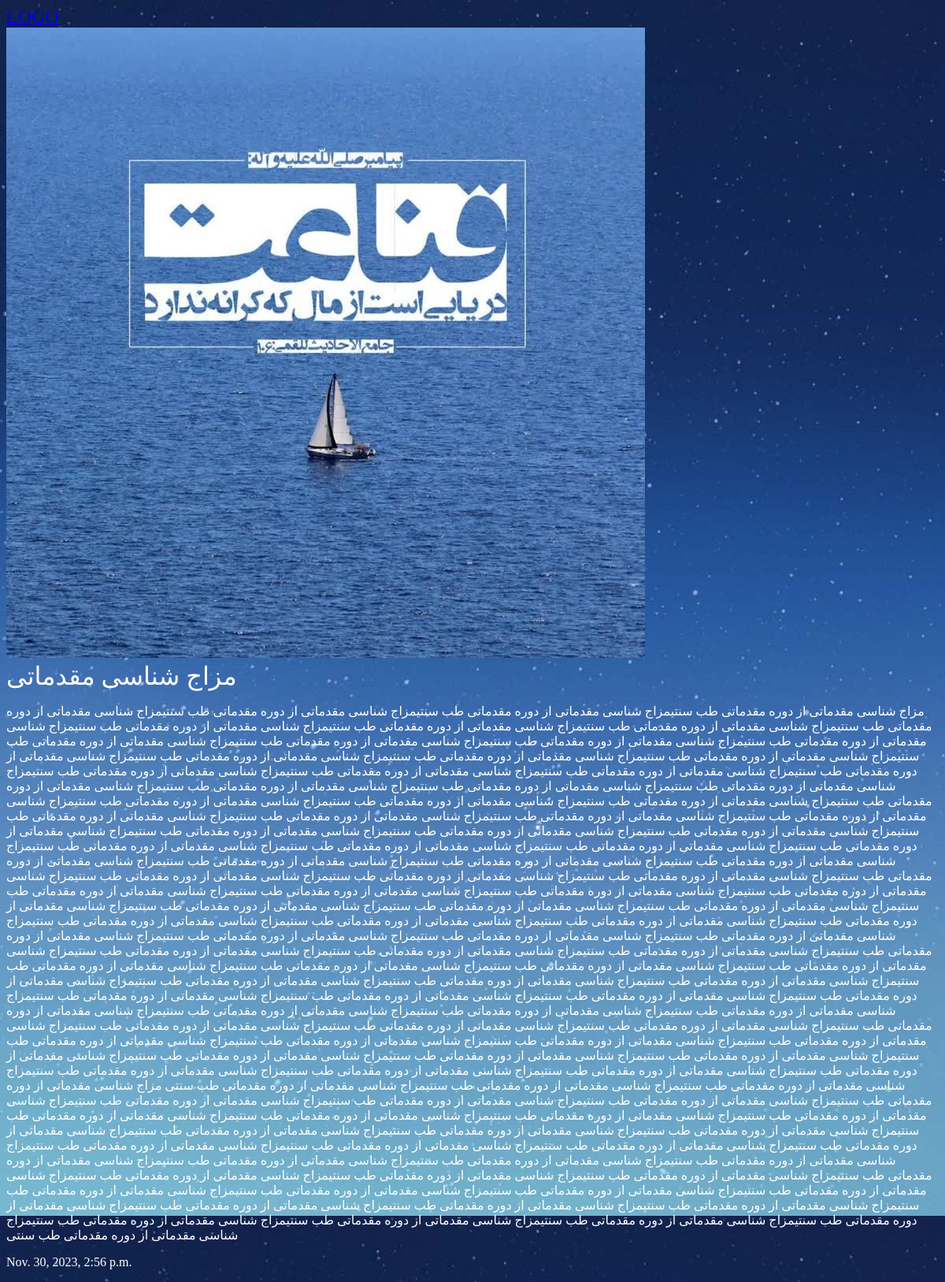
Page /articles/Traditional_medicine_Mezaj on the committed database.
### articles/models.py (models this page shows, shortened)
class Article(models.Model):
    title = models.CharField(max_length = 100)
    slug = models.SlugField()
    body = models.TextField()
    date = models.DateTimeField(auto_now_add = True)
    image = models.ImageField(default='default.jpg', blank = True)

### articles/views.py (the view)
# urls.py: path('<slug>', views.article_detail, name="detail"),
def article_detail(request, slug):
    article = models.Article.objects.get(slug=slug)
    return render(request, 'articles/article_detail.html', {'article':article})

### articles/templates/articles/article_detail.html
{%extends "base.html"%}
{%block content%}
<div class='artcle.detal'>
    <div class='article'>
        {% if article.image %}
        <img src="{{article.image.url}}" alt="">
        {% endif %}
        <h1>{{article.title}}</h1>
        <p>{{article.body}}</p>
        <p>{{article.date}}</p>
    </div>
</div>
{%endblock%}

### assets/styles.css (style rules this page uses)
body { background-color: #0f121f; background-image: url(stars.jpg); background-repeat-y; no-repeat; background-attachment: fixed; color: #fff; }
body * { font-family: vazir; }
h1,h2,h3,h4,h5 { font-weight: normal; margin:0 }

### rows in the picture
Article: image (picture), title "مزاج شناسی مقدماتی", body "مزاج شناسی مقدماتی از دوره مقدماتی طب سنتیمزاج شناسی مقدماتی از دوره مقدماتی طب سنتیمزاج شناسی مقدماتی از دوره مقدماتی طب سنتیمزاج شناسی مقدماتی از دوره مقدماتی طب سنتیمزاج شناسی مقدماتی از دوره مقدماتی طب سنتیمزاج شناسی مقدماتی از دوره مقدماتی طب سنتیمزاج شناسی مقدماتی از دوره مقدماتی طب سنتیمزاج شناسی مقدماتی از دوره مقدماتی طب سنتیمزاج شناسی مقدماتی از دوره مقدماتی طب سنتیمزاج شناسی مقدماتی از دوره مقدماتی طب سنتیمزاج شناسی مقدماتی از دوره مقدماتی طب سنتیمزاج شناسی مقدماتی از دوره مقدماتی طب سنتیمزاج شناسی مقدماتی از دوره مقدماتی طب سنتیمزاج شناسی مقدماتی از دوره مقدماتی طب سنتیمزاج شناسی مقدماتی از دوره مقدماتی طب سنتیمزاج شناسی مقدماتی از دوره مقدماتی طب سنتیمزاج شناسی مقدماتی از دوره…", date "Nov. 30, 2023, 2:56 p.m."
